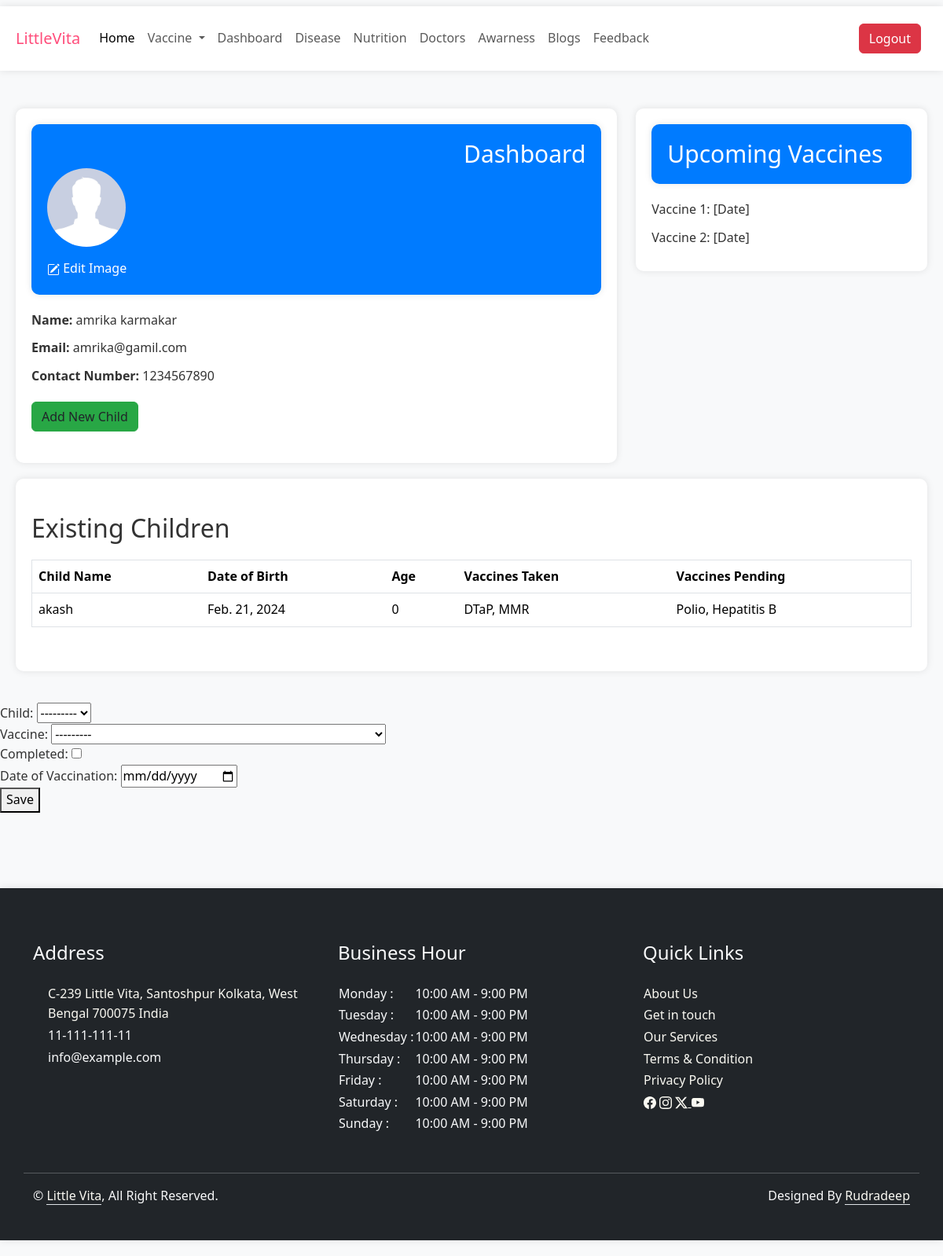
Before: /dashboard/ (signed in) with the older database file.
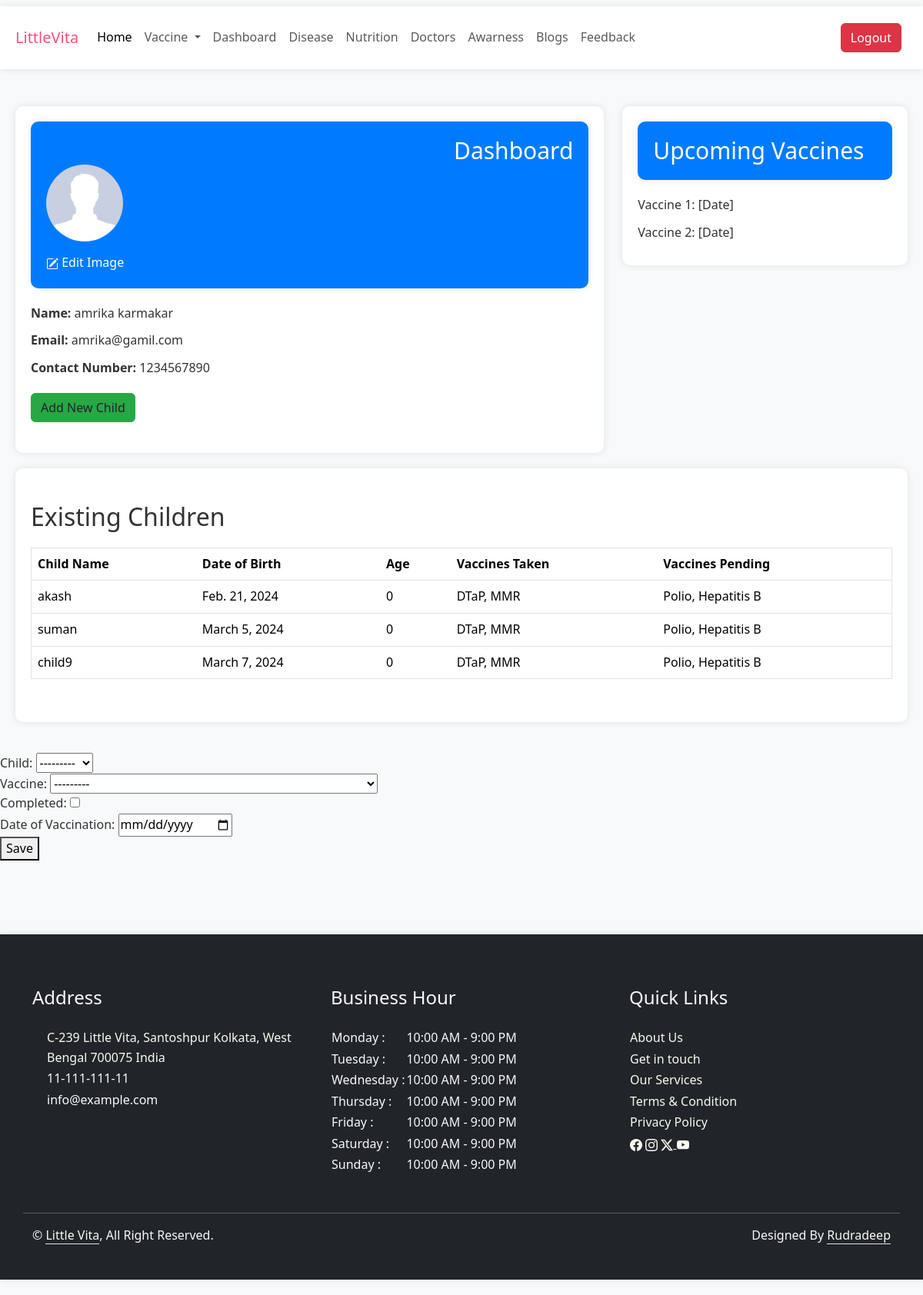
After: the same page with the newer database file.
### Base/models.py (models this page shows, shortened)
class Parent(models.Model):
    first_name = models.CharField(max_length=100)
    last_name = models.CharField(max_length=100, null=True, blank=True)
    email = models.EmailField(max_length=100)
    user = models.OneToOneField(User, null=True,blank = True, on_delete=models.CASCADE)
    parent_id = models.AutoField(primary_key=True)
    phone_number = models.CharField(max_length=20, null=True, blank=True)
    dp= models.ImageField(upload_to='parent_images/', default='default_dp.jpg', null=True, blank=True)

class Child(models.Model):
    child_id = models.AutoField(primary_key=True)
    child_name = models.CharField(max_length=100, null=True, blank=True)
    child_sex = models.CharField(max_length=10, default='Undefined')
    date_of_birth = models.DateField()
    age = models.IntegerField(null=True, blank=True)
    parent = models.ForeignKey(Parent, related_name='children', on_delete=models.CASCADE)
    vaccine = models.ManyToManyField('Vaccine', through='VaccineStatus', related_name='children', null=True, blank=True)
    def __str__(self):
        return self.child_name

class Vaccine(models.Model):
    vaccine_id = models.AutoField(primary_key=True)
    vaccine_name = models.CharField(max_length=100)
    manufacturer = models.CharField(max_length=100, null=True, blank=True)
    description = models.TextField()
    disease_targeted = models.CharField(max_length=100)
    dosage = models.CharField(max_length=50, null=True, blank=True)
    storage_requirements = models.CharField(max_length=100)
    efficacy = models.CharField(max_length=100, null=True, blank=True)
    side_effects = models.TextField(null=True, blank=True)
    approval_status = models.CharField(max_length=50)
    date_of_approval = models.DateField(null=True, blank=True)
    distribution_status = models.CharField(max_length=50)
    country_region_approval = models.CharField(max_length=100)
    cost = models.DecimalField(max_digits=10, decimal_places=2, null=True, blank=True)
    additional_notes = models.TextField(null=True, blank=True)
    image = models.ImageField(upload_to='vaccin_images/', null=True, blank=True)
    child = models.ManyToManyField('Child', through='VaccineStatus', related_name='vaccines')
    def __str__(self):
        return self.vaccine_name

### Base/views.py (the view, shortened to what this page needs)
# urls.py: path('dashboard/', views.dashboard, name='dashboard'),
@login_required(login_url='login')
def dashboard(request):
    context={}
    if request.user.is_authenticated:
        print("user is authenticated")
        parent = Parent.objects.get(user=request.user)
        children = Child.objects.filter(parent=parent)
        context['parent'] = parent
        context['children']=children
        vaccine_status = VaccineStatusForm(request.POST or None, user=parent)
        context['vaccine_status'] = vaccine_status
        return render(request, 'Base/dashboard.html', context)
    else:
        messages.error(request, 'You are not logged in')
        return redirect('login')

### Base/templates/Base/dashboard.html (shortened to what this page needs)
{% extends "Base/base.html" %}
{% load static %}
{% block css %}
    <link rel="stylesheet" href={% static "Base/css/dashboard.css" %}>
{% endblock css %}
{% block body %}
<div class="child-dashboard-body">
<div class="row">
    <div class="col-lg-8">
        <div class="container-fluid child-dashboard-container">
            <div class="dashboard-header">
                <h1 class="dashboard-title text-end">Dashboard</h1>
                <img src={{parent.dp.url}} alt="User Image" class="user-image">
                <div class="edit-image-label"> Edit Image</div>
            </div>
            <div class="dashboard-content">
                <div class="dashboard-content-item"><strong>Name:</strong> {{parent.first_name}} {{parent.last_name}}</div>
                <div class="dashboard-content-item"><strong>Email:</strong> {{parent.email}}</div>
                <div class="dashboard-content-item"><strong>Contact Number:</strong> {{parent.phone_number}}</div>
                <button class="btn primary-btn add-child-button" data-bs-toggle="modal"
                    data-bs-target="#addChildModal">Add New Child</button>
            </div>
        </div>
    </div>
    <div class="col-lg-4">
        <div class="container-fluid child-dashboard-container">
            <div class="dashboard-header">
                <h1 class="dashboard-title">Upcoming Vaccines</h1>
            </div>
            <div class="upcoming-vaccines">
                <p class="dashboard-content-item">Vaccine 1: [Date]</p>
                <p class="dashboard-content-item">Vaccine 2: [Date]</p>
            </div>
        </div>
    </div>
</div>
<div class="container-fluid child-dashboard-container">
    <div class="row">
        <div class="col-lg-12 mt-4">
            <h2>Existing Children</h2>
            <div class="table-responsive table-container">
                <table class="table">
                    <thead>
                        <tr class="table-header">
                            <th>Child Name</th>
                            <th>Date of Birth</th>
                            <th>Age</th>
                            <th>Vaccines Taken</th>
                            <th>Vaccines Pending</th>
                        </tr>
                    </thead>
                    <tbody>
                        {% for child  in children %}
                        <tr class="table-data">
                            <td>{{child.child_name}}</td>
                            <td>{{child.date_of_birth}}</td>
                            <td>{{child.age}}</td>
                            <td>DTaP, MMR</td>
                            <td>Polio, Hepatitis B</td>
                        </tr>
                        {% endfor %}
                    </tbody>
                </table>
            </div>
        </div>
    </div>
</div>
</div>
<form action="" method="post">{% csrf_token %}
    {% for field in vaccine_status %}
        {% if not field.field.widget.input_type == 'hidden' %}
        <div class="form-group">
            {{field.label_tag}} {{field}} <small class='text-warning'>{{field.errors|striptags}}</small>
        </div>
        {% endif %}
        {% endfor %}
        <button type="submit">Save</button>
</form>
{% include "Base/footer.html" %}
{% endblock body %}

### Base/templates/Base/base.html (shortened to what this page needs)
{% load static %}
<!DOCTYPE html>
<html lang="en">
<head>
  <link href="https://cdn.jsdelivr.net/npm/bootstrap@5.3.3/dist/css/bootstrap.min.css" rel="stylesheet"
 />
  <link rel="stylesheet" href="https://cdnjs.cloudflare.com/ajax/libs/OwlCarousel2/2.3.4/assets/owl.carousel.min.css" />
  <link rel="stylesheet" href="https://cdnjs.cloudflare.com/ajax/libs/OwlCarousel2/2.3.4/assets/owl.theme.default.min.css" />
  <link href='https://unpkg.com/boxicons@2.1.4/css/boxicons.min.css' rel='stylesheet'>
  <link rel="stylesheet" href={% static "Base/css/style.css" %} />
  {% block css %}
  {% endblock css %}
</head>
<body>
    <nav class="navbar navbar-expand-lg bg-body-tertiary blue-200">
      <div class="container-fluid">
        <a class="navbar-brand" href={% url "home" %} style="color: #FF4D7B;">LittleVita</a>
        <div class="collapse navbar-collapse" id="navbarSupportedContent">
          <ul class="navbar-nav me-auto mb-2 mb-lg-0" >
            <li class="nav-item">
              <a class="nav-link active" aria-current="page" href={% url "home" %}>Home</a>
            </li>
            <li class="nav-item dropdown">
              <a class="nav-link dropdown-toggle" href="#" role="button" data-bs-toggle="dropdown" aria-expanded="false">
                Vaccine
              </a>
            </li>
            {% if request.user.is_authenticated %}
            <li class="nav-item">
              <a class="nav-link" href={% url "dashboard" %}>Dashboard</a>
            </li>
            {% endif %}
            <li class="nav-item">
              <a class="nav-link" href={% url "disease" %}>Disease</a>
            </li>
            <li class="nav-item">
              <a class="nav-link" href={% url "nutrition" %}>Nutrition</a>
            </li>
            <li class="nav-item">
              <a class="nav-link" href={% url "doctors" %}>Doctors</a>
            </li>
            <li class="nav-item">
              <a class="nav-link" href={% url "awarness" %}>Awarness</a>
            </li>
            <li class="nav-item">
              <a class="nav-link" href={% url "blog" %}>Blogs</a>
            </li>
            <li class="nav-item">
              <a class="nav-link" href={% url "feedback" %}>Feedback</a>
            </li>
          </ul>
          {% if request.user.is_authenticated %}
          <div class="d-grid gap-2 d-md-flex justify-content-md-end">
            <a href={% url "logout" %} class="btn btn-danger me-md-2" role="button">Logout</a>
          </div>
          {% else %}
          <div class="d-grid gap-2 d-md-flex justify-content-md-end">
            <a href={% url "login" %} class="btn btn-info me-md-2" role="button">Login</a>
            <a href={% url "signup" %} class="btn btn-primary" role="button">Signup</a>
          </div>
          {% endif %}
      </div>
    </div>
  </nav>
  {% block body %}
  {% endblock body %}
</body>
</html>

### Base/templates/Base/footer.html (shortened to what this page needs)
  <div class="footer pt-5 mt-5">
    <div class="box-7">
      <div class="container-fluid bg-dark text-light footer">
          <div class="container py-5">
              <div class="row g-5">
                  <div class="col-lg-4 col-md-6">
                      <h4 class="text-light mb-4">Address</h4>
                      <table>
                          <tr>
                              <td>
                              </td>
                              <td>
                                  <a href="https://www.google.com/maps/place/Tutechage+Solution/@22.49007,88.395027,15z/data=!4m6!3m5!1s0x3a0271bf1fd19311:0x112d235b5add58aa!8m2!3d22.4900695!4d88.3950274!16s%2Fg%2F1ptyg3xlh?hl=en&entry=ttu"
                                      style="text-decoration: none; color: #faf9f2;">
                                      C-239 Little Vita, Santoshpur Kolkata, West
                                      Bengal
                                      700075 India</a>
                              </td>
                          </tr>
                          <tr>
                              <td>
                              </td>
                              <td>
                                  11-111-111-11
                              </td>
                          </tr>
                          <tr>
                              <td>
                              </td>
                              <td>
                                  info@example.com
                              </td>
                          </tr>
                      </table>
                  </div>
                  <div class="col-lg-4 col-md-6">
                      <h4 class="text-light mb-4">Business Hour</h4>
                      <table>
                          <tr>
                              <td>Monday :</td>
                              <td>10:00 AM - 9:00 PM</td>
                          </tr>
                          <tr>
                              <td>Tuesday :</td>
                              <td>10:00 AM - 9:00 PM</td>
                          </tr>
                          <tr>
                              <td>Wednesday :</td>
                              <td>10:00 AM - 9:00 PM</td>
                          </tr>
                          <tr>
                              <td>Thursday :</td>
                              <td>10:00 AM - 9:00 PM</td>
                          </tr>
                          <tr>
                              <td>Friday :</td>
                              <td>10:00 AM - 9:00 PM</td>
                          </tr>
                          <tr>
                              <td>Saturday :</td>
                              <td>10:00 AM - 9:00 PM</td>
                          </tr>
                          <tr>
                              <td>Sunday :</td>
                              <td>10:00 AM - 9:00 PM</td>
                          </tr>
                      </table>
                  </div>
                  <div class="col-lg-4 col-md-6">
                      <h4 class="text-light mb-4">Quick Links</h4>
                      <table>
                          <tr>
                              <td>
                                   <a href="#about"
                                      style="text-decoration: none; color:#faf9f2;">About Us</a>
                              </td>
                          </tr>
                          <tr>
                              <td>
                                   <a href="#quote"
                                      style="text-decoration: none; color:#faf9f2;">Get in touch</a>
                              </td>
                          </tr>
                          <tr>
                              <td>
                                   <a href="#survice"
                                      style="text-decoration: none; color:#faf9f2;">Our Services</a>
                              </td>
                          </tr>
                          <tr>
                              <td>
                                   <a href=""
                                      style="text-decoration: none; color:#faf9f2;">Terms & Condition</a>
                              </td>
                          </tr>
                          <tr>
                              <td>
                                   <a href=""
                                      style="text-decoration: none; color:#faf9f2;">Privacy Policy</a>
                              </td>
                          </tr>
                          <tr>
                              <td>
                                   <a href="#"style=" color:#faf9f2;"></i></a>
                                   <a href="#"style=" color:#faf9f2;"></a>
                                   <a href="#"style=" color:#faf9f2;"><svg xmlns="http://www.w3.org/2000/svg" width="16" height="16" fill="currentColor" class="bi bi-twitter-x" viewBox="0 0 16 16">
                                                                      <path d="M12.6.75h2.454l-5.36 6.142L16 15.25h-4.937l-3.867-5.07-4.425 5.07H.316l5.733-6.57L0 .75h5.063l3.495 4.633L12.601.75Zm-.86 13.028h1.36L4.323 2.145H2.865z"/></svg>
                                  </a>
                                   <a href="#"style=" color:#faf9f2;"></a>
                              </td>
                          </tr>
                      </table>
                  </div>
              </div>
          </div>
          <div class="container">
              <div class="copyright">
                  <div class="row">
                      <hr>
                      <div class="col-md-6 text-center text-md-start mb-3 mb-md-0">
                          &copy; <a class="border-bottom" href="#"
                              style="text-decoration: none; color: #faf9f2;">Little Vita</a>, All Right Reserved.
                      </div>
                      <div class="col-md-6 text-center text-md-end mb-4">
                          Designed By <a class="border-bottom"
                              style="text-decoration: none; color: #faf9f2;">Rudradeep</a>
                      </div>
                  </div>
              </div>
          </div>
      </div>
  </div>

Changed rows visible on the page:
added Child: child_name "suman", date_of_birth "March 5, 2024", age "0"
added Child: child_name "child9", date_of_birth "March 7, 2024", age "0"
